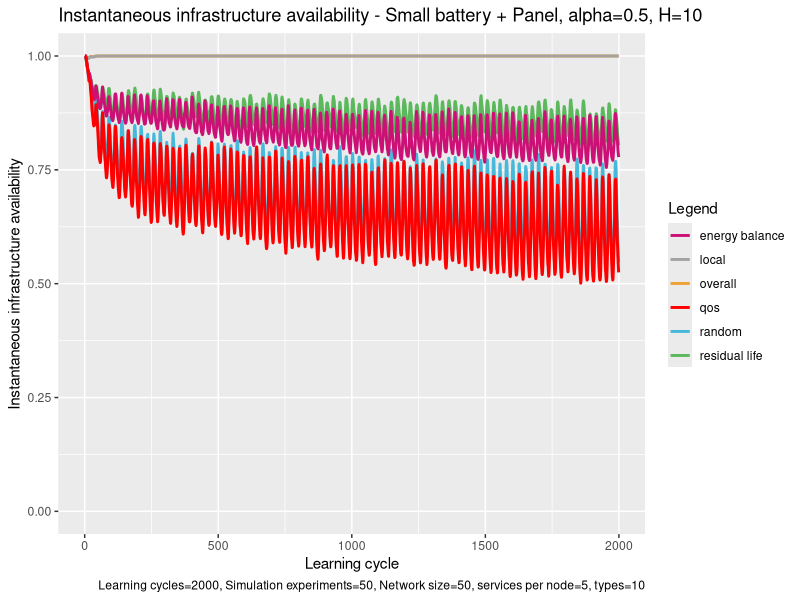

Source code (R):
# execute all lines: ctrl + shift + enter

library(ggplot2)

# set working directory here
setwd(dirname(rstudioapi::getSourceEditorContext()$path))

overall <- read.table("exp_assembly_overall_energy_template.txt", 
                      header = F,
                      sep = " ",
                      col.names= c("overallx", "overally")
)

random <- read.table("exp_assembly_random.txt", 
                     header = F,
                     sep = " ",
                     col.names= c("randomx", "randomy")
)

res <- read.table("exp_assembly_residual_life_template.txt", 
                  header = F,
                  sep = " ",
                  col.names= c("resx","resy")
)

local <- read.table("exp_assembly_local_energy_template.txt", 
                    header = F,
                    sep = " ",
                    col.names= c("locx","locy")
)

learning <- read.table("exp_assembly_fair_energyBP.txt", 
                          header = F,
                          sep = " ",
                          col.names= c("enx","eny")
)

qos <- read.table("exp_assembly_QoS.txt", 
                       header = F,
                       sep = " ",
                       col.names= c("qosx","qosy")
)


overall_x <- overall$overallx
overall_y <- overall$overally

random_y <- random$randomy
res_y <- res$resy
local_y <- local$locy
energyAware_y <- learning$eny
qos_y <- qos$qosy

head(overall)

colors <- c("overall" = "#EEA236", "residual life" = "#5CB85C", "random" = "#46B8DA", "local"="gray64", "energy balance"="deeppink3", "qos"="#FF0000")

ggplot(data=local, aes(x=overall_x, col = group)) + 
  
  geom_line(aes(y = overall_y, color = "overall"), size = 1) +
  geom_line(aes(y = res_y, color = "residual life"), size = 1) +
  geom_line(aes(y = random_y, color = "random"), size = 1) +
  geom_line(aes(y = local_y, color = "local"), size = 1) +
  geom_line(aes(y = energyAware_y, color = "energy balance"), size = 1) +
  geom_line(aes(y = qos_y, color = "qos"), size = 1) +
  ylim(0, 1.0) +
  
  labs(x = "Learning cycle",
       y = "Instantaneous infrastructure availability",
       color = "Legend",
       title = "Instantaneous infrastructure availability - Small battery + Panel, alpha=0.5, H=10", 
       caption = "Learning cycles=2000, Simulation experiments=50, Network size=50, services per node=5, types=10") +
  
  scale_color_manual(values = colors)
